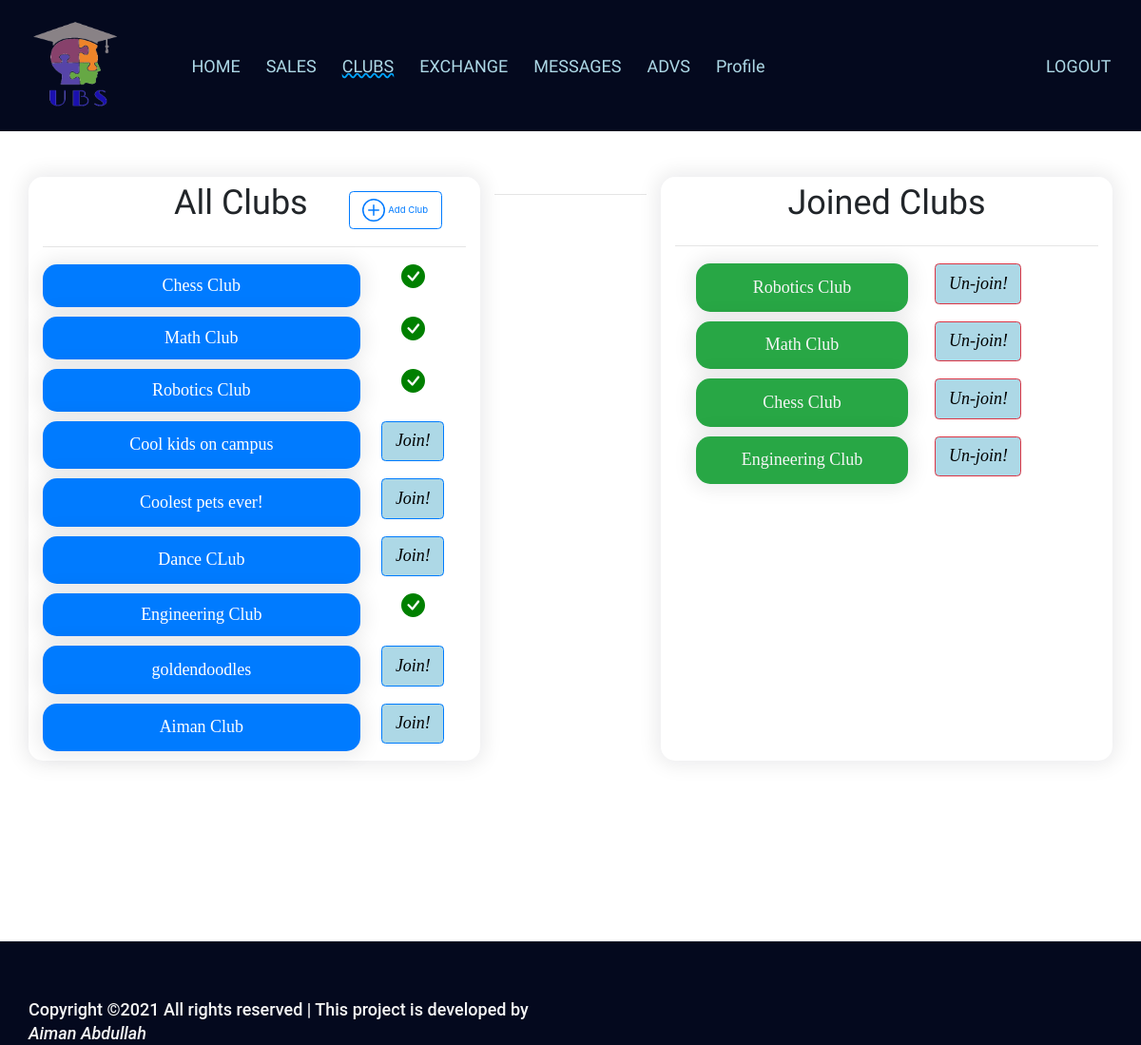
The app's page /Clubs.php (signed in) with its own data.
### tables this page shows
CREATE TABLE `clubs` (
  `clubid` int NOT NULL AUTO_INCREMENT,
  `description` varchar(150) DEFAULT NULL,
  `clubname` varchar(50) NOT NULL,
  `clubowner` varchar(50) DEFAULT NULL,
  PRIMARY KEY (`clubid`),
  UNIQUE KEY `clubs_clubname_uindex` (`clubname`),
  KEY `clubownerfk` (`clubowner`),
  CONSTRAINT `clubownerfk` FOREIGN KEY (`clubowner`) REFERENCES `users` (`email`)
);

CREATE TABLE `clubmemberships` (
  `membershipid` int NOT NULL AUTO_INCREMENT,
  `clubname` varchar(50) DEFAULT NULL,
  `useremail` varchar(50) DEFAULT NULL,
  PRIMARY KEY (`membershipid`),
  KEY `clubfk` (`clubname`),
  KEY `userfk` (`useremail`),
  CONSTRAINT `clubfk` FOREIGN KEY (`clubname`) REFERENCES `clubs` (`clubname`) ON DELETE CASCADE ON UPDATE CASCADE,
  CONSTRAINT `userfk` FOREIGN KEY (`useremail`) REFERENCES `users` (`email`) ON DELETE CASCADE ON UPDATE CASCADE
);

### Clubs.php (the view, shortened to what this page needs)
<html lang="en">
<head> <meta charset="utf-8" http-equiv="refresh">
    <link rel="stylesheet" href="https://stackpath.bootstrapcdn.com/bootstrap/4.5.0/css/bootstrap.min.css">
    <link href="css/mijares.css" type="text/css" rel="stylesheet">
    <link href="css/responsive_setting.css" type="text/css" rel="stylesheet">
	<link href="css/userhomepage.css" rel="stylesheet" type="text/css">
</head>
<body>
<header>
    <nav class="navbar navbar-expand-lg navbar-dark navbar-light badge-dark " style="background-color:#04091e;">
        <div class="conatainer-fluid">
            <img id="logo" src="images/ubslogo.png" alt="Logo" class="navbar-brand">
        </div>
        <div class="collapse navbar-collapse" id="navbarSupportedContent">
            <ul class="navbar-nav mr-auto">
             <li class="nav-item p-1 lihoverme">
                    <a class="nav-link " href="/UserHomePage.php"  style="color: lightblue;">HOME</a>
                </li>
    <li class="nav-item p-1 lihoverme">
                    <a class="nav-link " href="/sales.php"  style="color: lightblue;">SALES</a>
                </li>
				<li class="nav-item p-1 lihoverme">
                    <a class="nav-link " href="/Clubs.php"  style="color: lightblue;text-decoration: underline;text-decoration-style:wavy;text-decoration-color:#00a6ff;">CLUBS</a>
                </li>
				<li class="nav-item p-1 lihoverme">
                    <a class="nav-link " href="/exchange.php"  style="color: lightblue;">EXCHANGE</a>
                </li>
				<li class="nav-item p-1 lihoverme">
                    <a class="nav-link " href="/messages.php"  style="color: lightblue;">MESSAGES</a>
                </li>
 				<li class="nav-item p-1 lihoverme">
                    <a class="nav-link " href="/advs.php" style="color: lightblue;">ADVS</a>
                </li>
                <li class="nav-item p-1 lihoverme">
                    <a class="nav-link " href="/profile.php" style="color: lightblue;">Profile</a>
                </li>
            </ul>
			<ul class="navbar-nav">
			<li class="nav-item p-1">
                    <a class="nav-link " href="/Logout.php"  style="color: lightblue;">LOGOUT</a>
                </li></ul>
        </div>
    </nav>
</header>
	<center>
		<div class="middlebody">
	<div class="container">
        <div class="row content">
            <div class="clubdivs col-lg-5 col-md-5 col-sm-12 col-xs-6">
            <div class="container">
					<div class="row content">
			<div class="col-lg-8 col-md-12 col-sm-12 col-xs-12 mhead">
						 <span class="textheading mttle">All Clubs</span>
			</div>
			<div class="col-lg-4 col-md-12 col-sm-12 col-xs-12 mhead">
				<a href="AddClubs_entry.php"> <div class="newmessage"><button type="button" class="btn btn-outline-primary">
						Add Club</button>
			</div> </a>
			</div>
			</div>
			</div>
				<hr>
<?php
include "./config.php";
$sql = "SELECT * FROM clubs";
$result = $connection->query($sql);
$joinedclubsQuery = "SELECT clubname FROM clubmemberships where useremail='".$_SESSION['loggedinuser']."'";
$joinedclubsresults = $connection->query($joinedclubsQuery);
$joinedclubs = array();
while($row = $joinedclubsresults->fetch_assoc()){
    $joinedclubs[] = $row['clubname'];
}
while($row = $result->fetch_assoc())
{ ?>
<div class="container">
    <div class="row content">
    <div class="clubdivs allclubs col-lg-9 col-md-9 col-sm-8 col-xs-8 bg-primary" style="display:flex;
align-items:center; justify-content:center; ">
    <?php echo $row["clubname"] ?>
    </div>
<div class="col-lg-3 col-md-3 col-sm-4 col-xs-4">
    <?php
    if (in_array($row["clubname"], $joinedclubs)) {
 ?>
    <span style='font-size:20px;'></span>
    <?php
    }
    else{
        ?>
   <form class="needs-validation " method="POST" action="club_join.php" novalidate  id="form">
  <button class="btn btn-primary submitbutton" type="submit " name="submit" id="sub">Join!</button>
</form>
<?php
}
?>
    </div>
</div>
</div>
<?php
}
?>
</div>
<div class="col-lg-2 col-md-2 col-sm-12 col-xs-6"> <hr></div>
<div class="clubdivs joinedclubs col-lg-5 col-md-5 col-sm-12 col-xs-6"><span class="textheading">Joined Clubs</span>
<hr>
<?php
$sql = "SELECT * FROM clubmemberships where useremail='".$_SESSION['loggedinuser']."'";
$result = $connection->query($sql);
while($row = $result->fetch_assoc())
{
 ?>
<div class="container">
<div class="row content" >
<div class="clubdivs allclubs col-lg-6 col-md-6 col-sm-10 col-xs-6 bg-success"  style="display:flex; align-items:center; justify-content:center; margin-left: 5% ">
       <a href="SingleClub.php?clubname=<?php echo $row["clubname"] ?>" name="clubname" style="text-align: center;color: whitesmoke"><?php echo $row["clubname"] ?></a>
</div>
<div class="col-lg-4 col-md-3 col-sm-4 col-xs-4">
        <?php
        if (in_array($row["clubname"], $joinedclubs)) {
            ?>
            <form class="needs-validation " method="POST" action="club_Un-join.php" novalidate  id="form">
                <button class="btn btn-danger submitbutton" type="submit " name="submit" id="sub">Un-join!</button>
            </form>
            <?php
        }
        ?>
 </div>
</div>
</div>
<?php
}
?>
			</div>
        </div>
    </div>
	</div>
	</center>
<footer class="container-fluid foot">
<div class="container-fluid foot_div">
    <p class="h6 foot_text">Copyright &copy;2021 All rights reserved | This project is developed by <span id="name">Aiman Abdullah</span> </p>
 </div>
</footer>
</body>
</html>

### css/mijares.css (style rules this page uses)
body { background-color: #FFFFFF; }
.nav-link { font-family: 'Merienda One', cursive; }
p { color: #777777; font-family: Roboto; font-size: 15px; font-weight: 400px; line-height: 1.667px; word-wrap: break-word; }
#logo { margin-right: 50px; width: 120px; height: 120px; }
#name { color: whitesmoke; text-align: left; font-style: italic; }
.foot { background-color: #04091e; height:auto; width: 100%; margin-top:15%; float: left; }
.foot_div { height: fit-content; float: left; width: 50%; margin: auto; }
.foot_text { text-align: left; color: whitesmoke; padding-top: 120px; padding-left: 40px; }
.submitbutton { font-family: Cambria, Cochin, Georgia, Times, 'Times New Roman', serif; font-style: italic; color: black; background-color: lightblue; width: auto; }
::placeholder { font-size: 1px solid; color: grey; }

### css/responsive_setting.css (style rules this page uses)
@media only screen and (min-width:200px) and (max-width:1319px) { .foot .foot_div { width: 50%; float: left; height: auto; padding-top: 5%; } }
@media only screen and (min-width:200px) and (max-width:1319px) { .foot .foot_div .foot_text { line-height: 25px; padding: 0%; text-align: left; margin: 0%; } }

### css/userhomepage.css (style rules this page uses)
.middlebody { height: auto; margin-top: 4%; }
.clubdivs { border-radius: 15px; box-shadow: 0 0 20px 5px #04091e14; border: 0.0px solid #dad8d8; margin-bottom: 10px; }
.mhead { margin:auto; }
.newmessage button { margin-top:15px; font-size:0.8vw; }
.allclubs { color:white; font-family: Impact, Haettenschweiler, "Franklin Gothic Bold", "Arial Black", "sans-serif"; min-height: 45px; }
.mttle { margin-left:10vw; }
.textheading { font-family: 'Shadows Into Light', cursive; font-size: 2rem; }
html { font-size:0.7rem; }
@media (min-width:1024px) and (max-width:1279px) { html { font-size: 1.125rem; } }

### records on screen
clubs: clubname "Chess Club"
clubs: clubname "Math Club"
clubs: clubname "Robotics Club"
clubs: clubname "Cool kids on campus"
clubs: clubname "Coolest pets ever!"
clubs: clubname "Dance CLub"
clubs: clubname "Engineering Club"
clubs: clubname "goldendoodles"
clubs: clubname "Aiman Club"
clubmemberships: clubname "Robotics Club"
clubmemberships: clubname "Math Club"
clubmemberships: clubname "Chess Club"
clubmemberships: clubname "Engineering Club"
